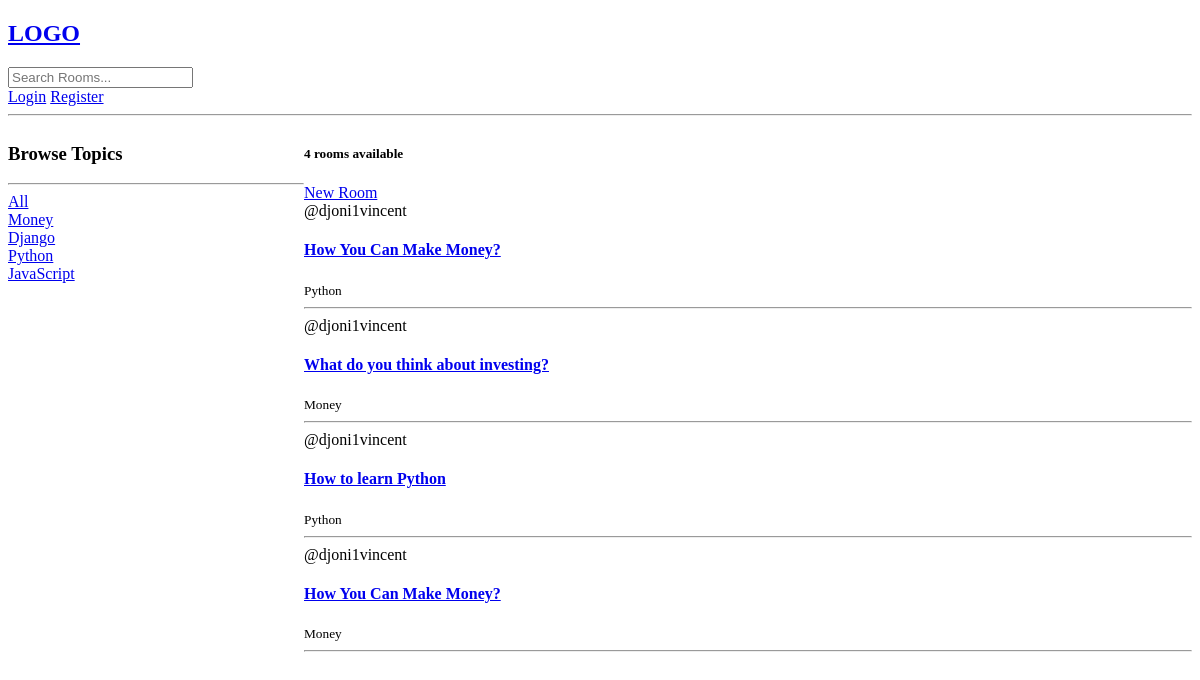
Before: / with the older database file.
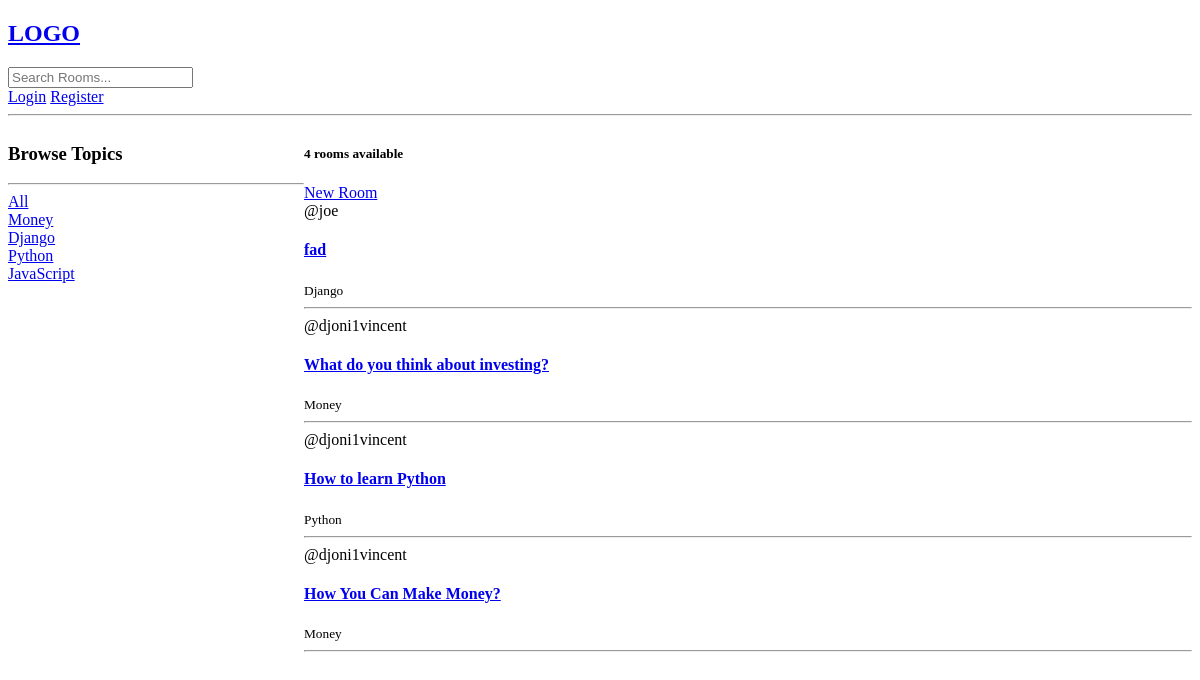
After: the same page with the newer database file.
### base/models.py (models this page shows, shortened)
class Topic(models.Model):
    name = models.CharField(max_length=200)

class Room(models.Model):
    host = models.ForeignKey(User, on_delete=models.SET_NULL, null=True)
    topic = models.ForeignKey(Topic, on_delete=models.SET_NULL, null=True)
    name = models.CharField(max_length=50)
    description = models.TextField(null=True, blank=True, max_length=50)
    updated_at = models.DateTimeField(auto_now=True)
    created_at = models.DateTimeField(auto_now_add=True)
    class Meta:
        ordering = ['-updated_at', '-created_at']

### base/views.py (the view)
# urls.py: path('', views.home, name="home"),
def home(request):
    q = request.GET.get("q") if request.GET.get("q") is not None else ""
    rooms = Room.objects.filter(
        Q(topic__name__icontains=q)
        | Q(name__icontains=q)
        | Q(description__icontains=q)
        | Q(name__icontains=q)
    )
    topics = Topic.objects.all()
    room_count = rooms.count()
    context = {
        "rooms": rooms,
        "topics": topics,
        "room_count": room_count,
    }
    return render(request, "base/home.html", context)

### base/templates/base/home.html (shortened to what this page needs)
{% extends "main.html" %}
{% block content %}
    <div class="home-container">
        <div>
            <h3>Browse Topics</h3>
            <hr />
            <a href="{% url 'home' %}">All</a>
            {% for topic in topics %}
                <div>
                    <a href="{% url 'home' %}?q={{ topic.name }}">{{ topic.name }}</a>
                </div>
            {% endfor %}
        </div>
        <div>
            <h5>{{ room_count }} rooms available</h5>
            <a href="{% url 'create-room' %}">New Room</a>
            {% for room in rooms %}
                <div>
                    <span>@{{ room.host }}</span>
                    <h4><a href="{% url 'room' room.id %}">{{ room.name }}</a></h4>
                    <small>{{ room.topic.name }}</small>
                    <hr />
                {% endfor %}
            </div>
        </div>
    {% endblock content %}

### templates/main.html (shortened to what this page needs)
<!DOCTYPE html>
<html lang="en">
    <head>
    </head>
    <body>
        <nav>
            {% include "navbar.html" %}
        </nav>
        {% block content %}
        {% endblock content %}
    </body>
</html>

### templates/navbar.html
<a href="/">
    <h1>LOGO</h1>
</a>
<form action='{% url "home" %}' method="get">
    <input type="text" name="q" placeholder="Search Rooms..." />
</form>
{% if request.user.is_authenticated %}
    <p>Hello, <b>{{ user }}!</b></p>
    <a href="{% url 'logout' %}">Logout</a>
{% else %}
    <a href="{% url 'login' %}">Login</a>
    <a href="{% url 'register' %}">Register</a>
{% endif %}
<hr />

### base/templates/base/home.html (style rules this page uses)
.home-container { display: grid; grid-template-columns: 1fr 3fr; }

Changed rows visible on the page:
removed Room: host "djoni1vincent", name "How You Can Make Money?", topic.name "Python"
added Room: host "joe", name "fad", topic.name "Django"
